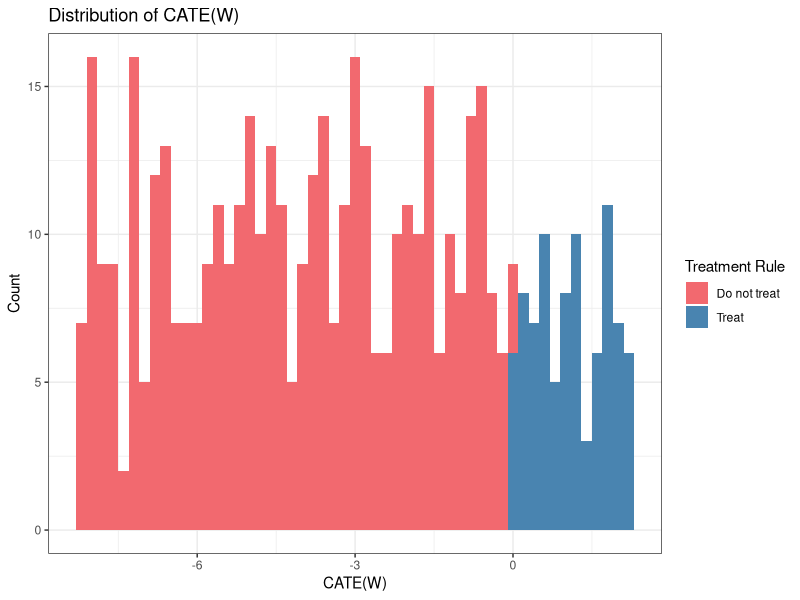

Write R code to recreate this figure.
## ---- chunk 1
knitr::opts_chunk$set(echo = TRUE)
## ---- chunk 2
n <- 500
W <- runif(n, 1, 99)
A <- rbinom(n, 1, prob = abs(W/100))
Y <- rnorm(n, 10) + rnorm(n, 2*A) + rnorm(n, 50*W) - rnorm(n, .1*A*W)
df <- data.frame(W, A, Y)
## ---- chunk 3
fit <- glm(Y~A*W)
E_Y1 <- predict(fit, newdata = data.frame(A = 1, W))
E_Y0 <- predict(fit, newdata = data.frame(A = 0, W))
CATE <- E_Y1 - E_Y0
## ---- chunk 4
library(tidyverse)
data.frame(CATE) |>
  mutate(d_star = ifelse(CATE > 0, "Treat", "Do not treat")) |>
  ggplot(aes(CATE, fill=d_star)) +
  geom_histogram(binwidth=.2) +
  theme_bw() +
  scale_fill_manual(values = c("#f2696f","#4984b0")) +
  labs(x="CATE(W)", y = "Count", fill = "Treatment Rule", title="Distribution of CATE(W)")
